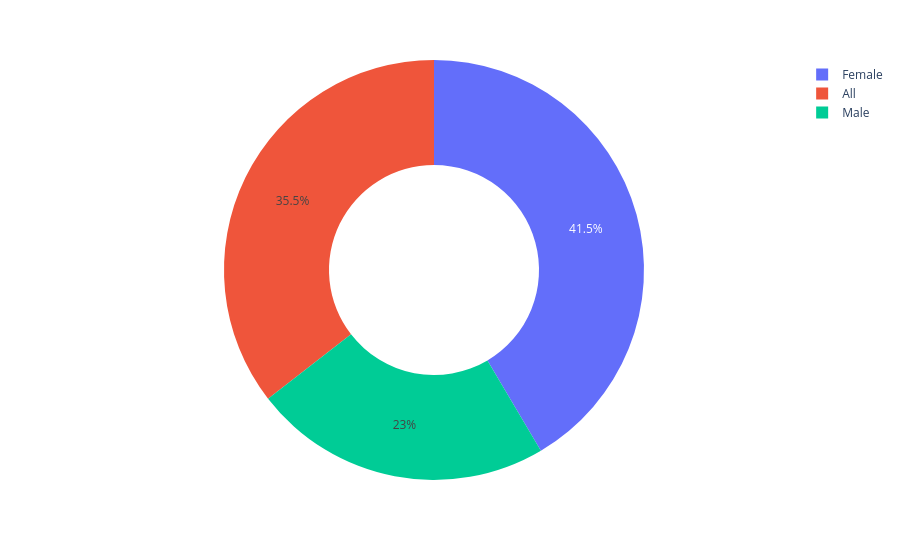

The notebook cell this image was saved under:
### Code cell
fig = px.pie( data_frame=temp_df ,  values ='Count' , hole=0.5 , names='target_gender')
fig.show()

### Figure 1 — Plotly figure (JSON) as saved in the notebook; plotly's stock layout.template omitted (floating-point values rounded to 4 significant figures)
{"data": [{"domain": {"x": [0, 1], "y": [0, 1]}, "hole": 0.5, "hovertemplate": "target_gender=%{label}<br>Count=%{value}<extra></extra>", "labels": ["Female", "All", "Male"], "legendgroup": "", "name": "", "showlegend": true, "type": "pie", "values": [83, 71, 46]}], "layout": {"legend": {"tracegroupgap": 0}, "margin": {"t": 60}}}
